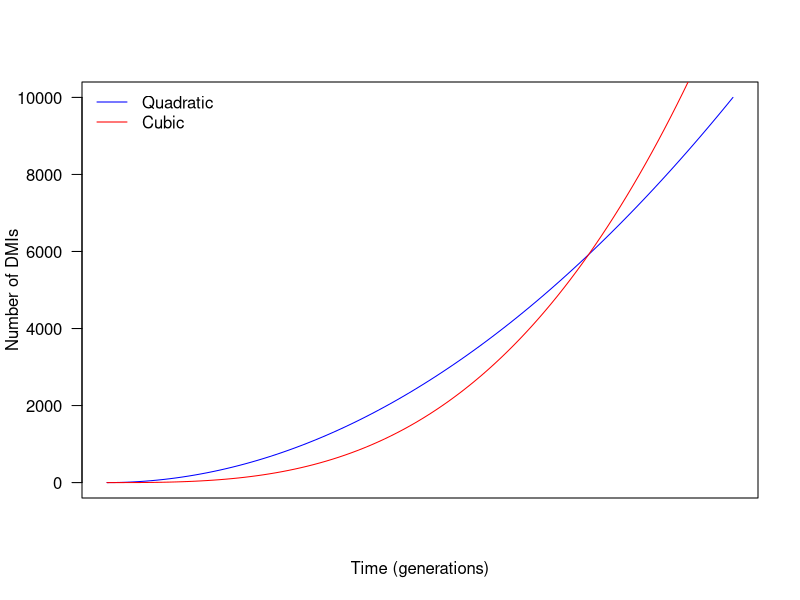

The R script that drew this image:
# Get command-line arguments, which must be specified after the '--args' flag
args = commandArgs(T)

if(length(args) < 1)
{
  print('Arguments: output_file')
  q()
}

output_file = args[1]

# Set up PDF document to output
pdf(file = output_file, width = 5, height = 5.5)

x = seq(0, 100)

# Plot things
plot(x, x ^ 2, las = 1, type = 'l', col = 'blue',
  xlim = c(0, 100), xaxt = 'n',
  xlab = 'Time (generations)',
  ylab = 'Number of DMIs')

lines(x, 0.013 * x ^ 3, col = 'red')

legend(x = 'topleft', bty = 'n',
  legend = c('Quadratic', 'Cubic'),
  col = c('blue', 'red'),
  lty = c('solid', 'solid'))

dev.off()
